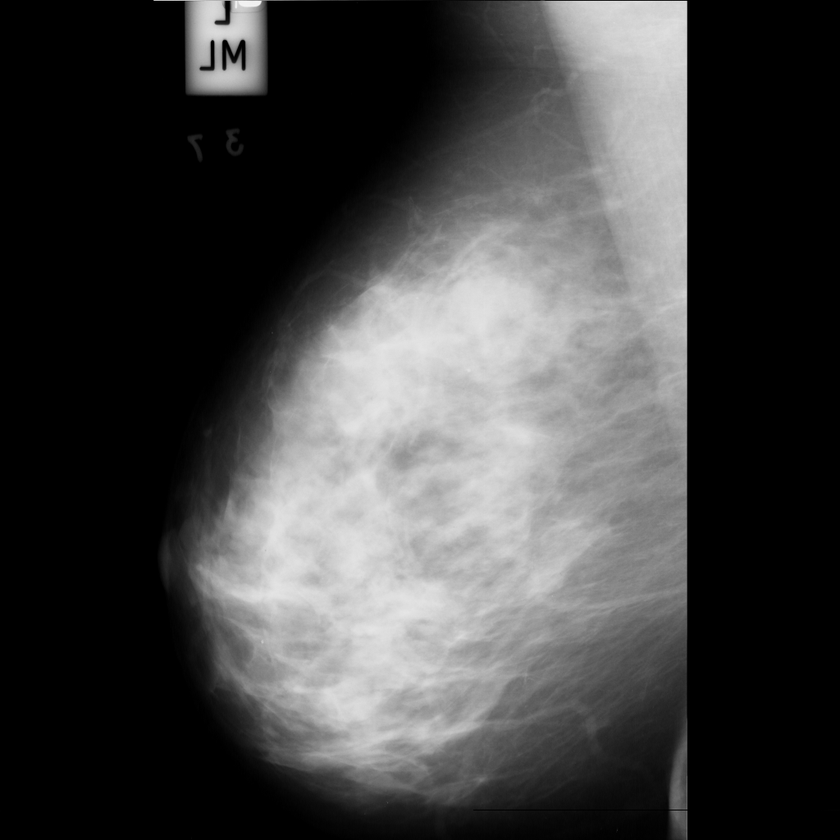
%> input picture mdb107.pgm, 840 x 840 px, shrunk from 1024 x 1024 before the run
$ octave breast_cancer.m   (GNU Octave 9; MATLAB toolbox functions it lacks are replaced by stand-ins)
%> lines starting %> are read from the running program, lines starting %| are printed output that depends on the picture; in (x1, y1, x2, y2) boxes, pixels count from 0 and x2, y2 are one past the last pixel; in counts of white or black regions, pixels touching at a corner belong together; the program's own positions count from 1
clc;
clear;
close all;

%% Read the Image
i=imread('C:\Users\Haseeb Rahman\Desktop\Image DA\mdb107.pgm');
%> i is the input picture: size 840x840 uint8; min 0, max 246, mean 68
figure(1)
imshow(i);
title('Original Photo')
% if image is rgb
try
    i=rgb2gray(i);
end

%% Image thresholding at value 0.1
z=im2bw(i,0.1);
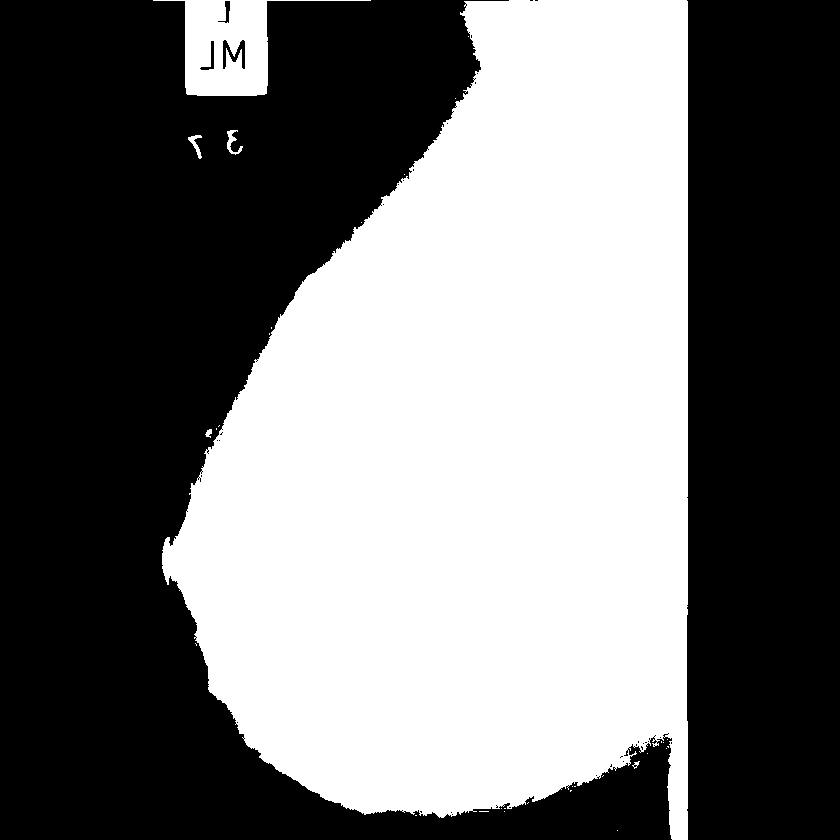
%> z: size 840x840 logical; 45.7% white; 32 white regions (26 under 20 px)
figure(2)
imshow(z);
title('Threshold Image at 0.1')

%% Background subtraction and Multiplication with the original image
info=regionprops(z);
%> info = 32 regions; largest, box (x1, y1, x2, y2), Area and Centroid: (162, 0, 688, 840) 314793 [475.7 449.3], (153, 0, 371, 96) 7534 [227.8 47.6], (227, 130, 243, 155) 154 [233.1 142.8], (188, 135, 202, 159) 125 [196.4 145.1], (205, 429, 212, 438) 39 [209.4 433.7]
a=cat(1,info.Area);
%> a = 32 values, max 314793 at index 2, min 1 at index 11, mean 10085
[m,l]=max(a);
%> m = 314793; l = 2
X=info(l).Centroid;
%> X = [475.7 449.3]
bw2=bwselect(z,X(1),X(2),8);
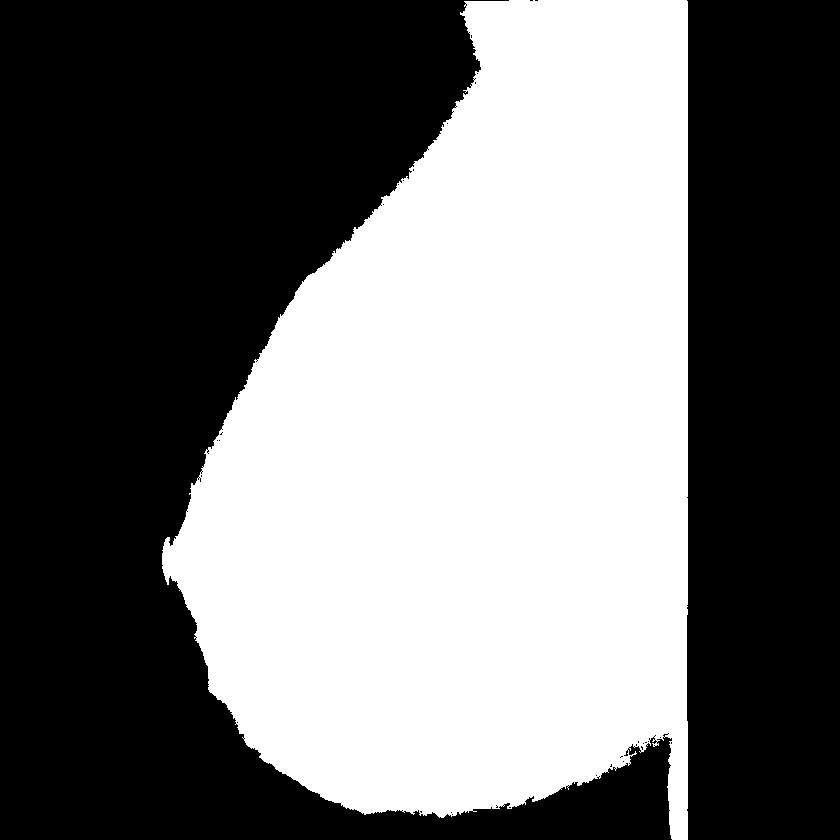
%> bw2: size 840x840 logical; 44.6% white; 1 white region, box (x1, y1, x2, y2) and area: (162, 0, 688, 840) 314793
i=immultiply(i,bw2);
figure(3)
imshow(i);
title('Background subtraction and Multiplication with original image to get the Breast and Muscle')

%% Deleting Black Ground
[x,y]=size(z);
%> x = 840; y = 840
tst1=zeros(x,y);

% detect empty rows
r1=[];
m=1;
for j=1:x
    if z(j,:)==tst1(j,:)
        r1(m)=j;
        m=m+1;
    end
end
%> after the loop, m = 1

% detect empty columns
r2=[];
m=1;
for j=1:y
    if z(:,j)==tst1(:,j)
        r2(m)=j;
        m=m+1;
    end
end
%> after the loop, m = 306; r2 = 305 values from 1 to 840
% Deleting
i(:,r2)=[];
%> i: size 840x535 uint8
i(r1,:)=[];
figure(4)
imshow(i);
title('After deleting background');


%% Segement the pectoral muscle after deleting the muscle
if i(1,1)~=0
    c=3;r=3;
else
    r=3;c=size(i,2)-3;
%> after `c=size(i,2)-3`: c = 532
end
z2=im2bw(i,0.5);
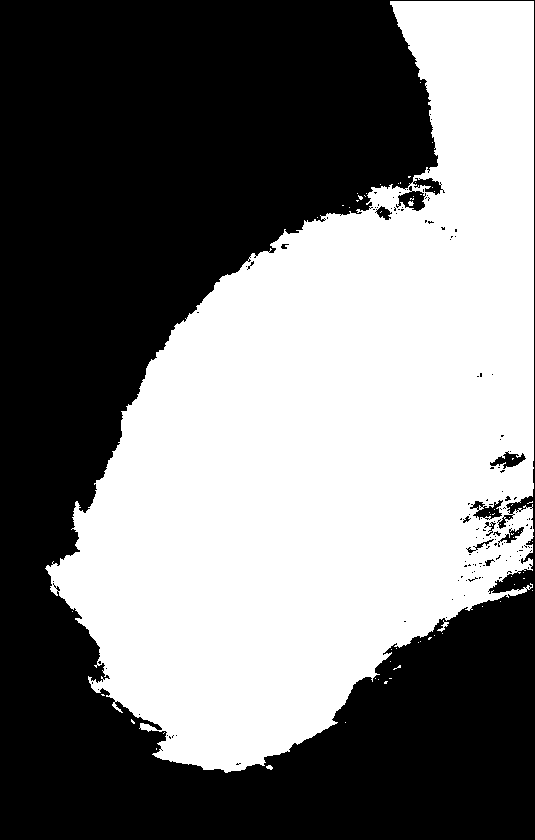
%> z2: size 840x535 logical; 47.7% white; 65 white regions (61 under 20 px), largest, box (x1, y1, x2, y2) and area: (45, 1, 534, 773) 214076, (437, 620, 449, 632) 45, (266, 765, 273, 770) 24, (408, 201, 414, 206) 22
bw3=bwselect(z2,c,r,8);
%> bw3: size 840x535 logical; 47.6% white; 1 white region, box (x1, y1, x2, y2) and area: (45, 1, 534, 773) 214076
bw3=~bw3;
ratio=min(sum(bw3)/sum(z2));
%> ratio = 0.707
if ratio>=1
    i=immultiply(i,bw3);
else
    z2=im2bw(i,0.75);
%> z2: size 840x535 logical; 19.8% white; 164 white regions (148 under 20 px), largest, box (x1, y1, x2, y2) and area: (77, 255, 419, 750) 72905, (407, 1, 534, 195) 12787, (507, 192, 534, 251) 868
    bw3=bwselect(z2,c,r,8);
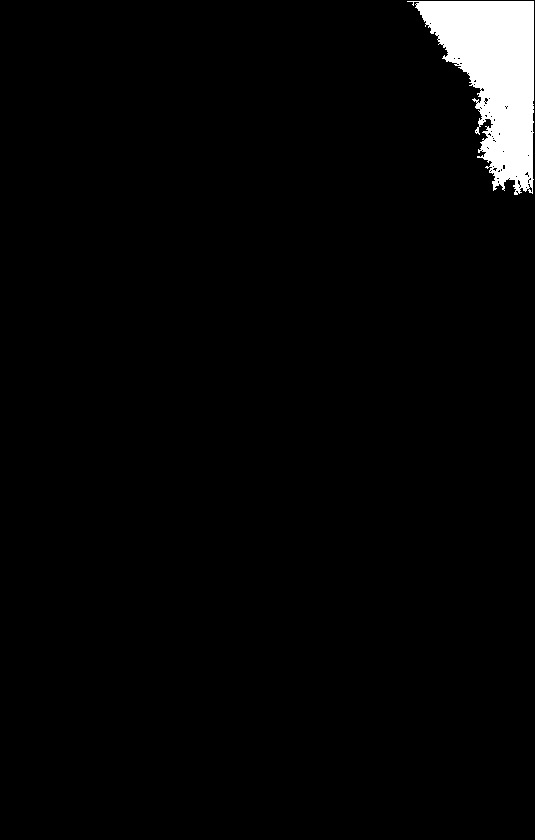
%> bw3: size 840x535 logical; 2.8% white; 1 white region, box (x1, y1, x2, y2) and area: (407, 1, 534, 195) 12787
    ratio2=min(sum(bw3)/sum(z2));
%> ratio2 = 0.0898
    if round(ratio2)==0
        lvl=graythresh(i);
%> lvl = 0.38
        z2=im2bw(i,1.75*lvl);
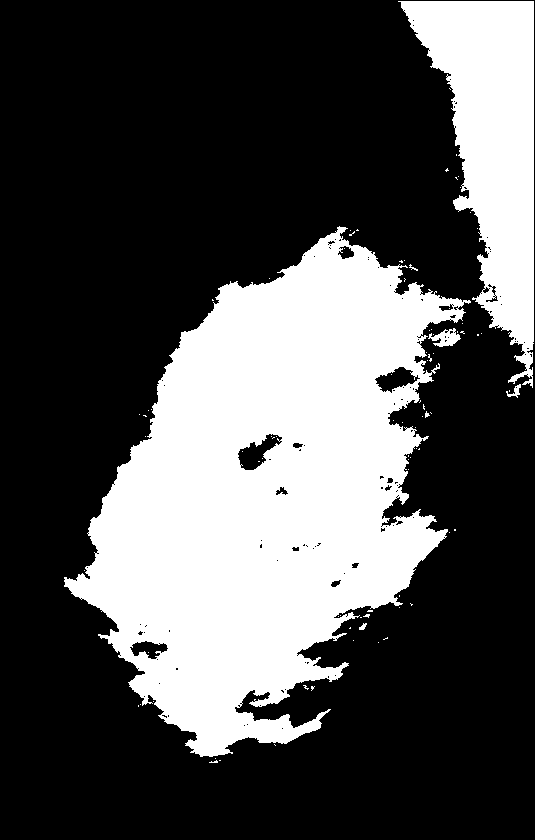
%> z2: size 840x535 logical; 31.7% white; 88 white regions (82 under 20 px), largest, box (x1, y1, x2, y2) and area: (64, 226, 471, 757) 116048, (398, 1, 534, 388) 25693, (428, 328, 461, 347) 328, (506, 384, 521, 398) 81, (359, 623, 367, 630) 33, (409, 264, 418, 271) 21
        bw3=bwselect(z2,c,r,8);
%> bw3: size 840x535 logical; 5.7% white; 1 white region, box (x1, y1, x2, y2) and area: (398, 1, 534, 388) 25693
        bw3=~bw3;i=immultiply(i,bw3);
    else
        bw3=~bw3;
        i=immultiply(i,bw3);
    end
end
figure(5)
imshow(i)
title('Image after segementing the pectoral muscle')

%% Weiner Filter

% We will create average mask [3 3] with SNR = 0.2
mask=fspecial('average',[3 3]);
SNR=0.2;
i=deconvwnr(i,mask,SNR);
figure(6)
imshow(i)
title('After applying the Weiner Filter')

%% Clahe Filter

i=adapthisteq(i);
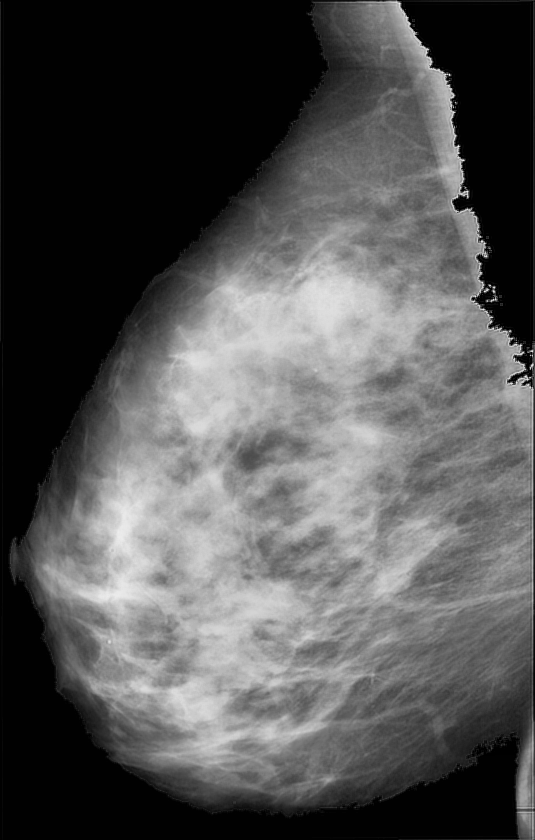
%> i: size 840x535 uint8; min 0, max 255, mean 83.8
figure(7)
imshow(i)
title('After applying the Clahe Filter')
%% Binarization at value 0.7
y=im2bw(i,0.7);
%> y: size 840x535 logical; 11.6% white; 245 white regions (210 under 20 px), largest, box (x1, y1, x2, y2) and area: (162, 254, 442, 445) 20742, (71, 461, 238, 624) 12441, (128, 577, 309, 756) 9655
x=y;
figure(8)
imshow(x);
title('Binarized image at 0.7')

%% Opening the image
s = strel("line", 7, 7);
open = imopen(y, s);
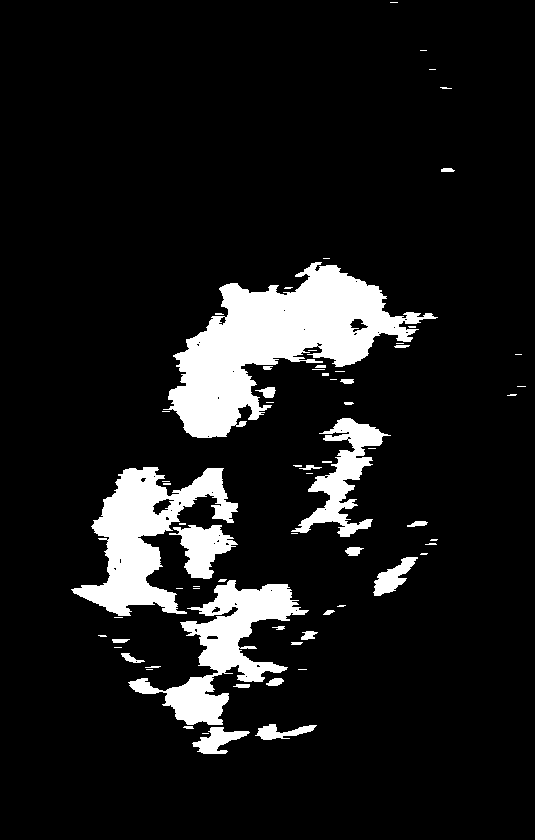
%> open: size 840x535 logical; 10.5% white; 69 white regions (38 under 20 px), largest, box (x1, y1, x2, y2) and area: (163, 262, 438, 438) 19575, (71, 467, 238, 616) 9917, (128, 580, 309, 725) 8267
figure(9)
imshow(open);
title("Opened image (Final Output)");
